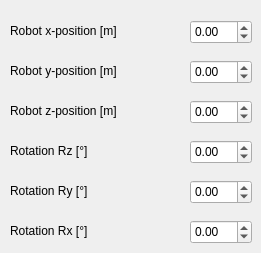
      <widget class="QWidget" name="tab_4">
       <attribute name="title">
        <string>Robot</string>
       </attribute>
       <widget class="QDoubleSpinBox" name="x_pos_robot_box">
        <property name="geometry">
         <rect>
          <x>190</x>
          <y>20</y>
          <width>62</width>
          <height>24</height>
         </rect>
        </property>
        <property name="minimum">
         <double>-10.000000000000000</double>
        </property>
        <property name="maximum">
         <double>10.000000000000000</double>
        </property>
        <property name="singleStep">
         <double>0.100000000000000</double>
        </property>
       </widget>
       <widget class="QDoubleSpinBox" name="rx_robot_box">
        <property name="geometry">
         <rect>
          <x>190</x>
          <y>220</y>
          <width>62</width>
          <height>24</height>
         </rect>
        </property>
        <property name="minimum">
         <double>-360.000000000000000</double>
        </property>
        <property name="maximum">
         <double>360.000000000000000</double>
        </property>
        <property name="singleStep">
         <double>5.000000000000000</double>
        </property>
       </widget>
       <widget class="QLabel" name="label_7">
        <property name="geometry">
         <rect>
          <x>10</x>
          <y>20</y>
          <width>151</width>
          <height>21</height>
         </rect>
        </property>
        <property name="text">
         <string>Robot x-position [m]</string>
        </property>
       </widget>
       <widget class="QLabel" name="label_8">
        <property name="geometry">
         <rect>
          <x>10</x>
          <y>60</y>
          <width>151</width>
          <height>21</height>
         </rect>
        </property>
        <property name="text">
         <string>Robot y-position [m]</string>
        </property>
       </widget>
       <widget class="QDoubleSpinBox" name="z_pos_robot_box">
        <property name="geometry">
         <rect>
          <x>190</x>
          <y>100</y>
          <width>62</width>
          <height>24</height>
         </rect>
        </property>
        <property name="minimum">
         <double>-10.000000000000000</double>
        </property>
        <property name="maximum">
         <double>10.000000000000000</double>
        </property>
        <property name="singleStep">
         <double>0.100000000000000</double>
        </property>
       </widget>
       <widget class="QLabel" name="label_9">
        <property name="geometry">
         <rect>
          <x>10</x>
          <y>140</y>
          <width>151</width>
          <height>21</height>
         </rect>
        </property>
        <property name="text">
         <string>Rotation Rz [°]</string>
        </property>
       </widget>
       <widget class="QLabel" name="label_10">
        <property name="geometry">
         <rect>
          <x>10</x>
          <y>180</y>
          <width>151</width>
          <height>21</height>
         </rect>
        </property>
        <property name="text">
         <string>Rotation Ry [°]</string>
        </property>
       </widget>
       <widget class="QLabel" name="label_11">
        <property name="geometry">
         <rect>
          <x>10</x>
          <y>100</y>
          <width>151</width>
          <height>21</height>
         </rect>
        </property>
        <property name="text">
         <string>Robot z-position [m]</string>
        </property>
       </widget>
       <widget class="QDoubleSpinBox" name="y_pos_robot_box">
        <property name="geometry">
         <rect>
          <x>190</x>
          <y>60</y>
          <width>62</width>
          <height>24</height>
         </rect>
        </property>
        <property name="minimum">
         <double>-10.000000000000000</double>
        </property>
        <property name="maximum">
         <double>10.000000000000000</double>
        </property>
        <property name="singleStep">
         <double>0.100000000000000</double>
        </property>
       </widget>
       <widget class="QDoubleSpinBox" name="rz_robot_box">
        <property name="geometry">
         <rect>
          <x>190</x>
          <y>140</y>
          <width>62</width>
          <height>24</height>
         </rect>
        </property>
        <property name="minimum">
         <double>-360.000000000000000</double>
        </property>
        <property name="maximum">
         <double>360.000000000000000</double>
        </property>
        <property name="singleStep">
         <double>5.000000000000000</double>
        </property>
       </widget>
       <widget class="QDoubleSpinBox" name="ry_robot_box">
        <property name="geometry">
         <rect>
          <x>190</x>
          <y>180</y>
          <width>62</width>
          <height>24</height>
         </rect>
        </property>
        <property name="minimum">
         <double>-360.000000000000000</double>
        </property>
        <property name="maximum">
         <double>360.000000000000000</double>
        </property>
        <property name="singleStep">
         <double>2.000000000000000</double>
        </property>
       </widget>
       <widget class="QLabel" name="label_14">
        <property name="geometry">
         <rect>
          <x>10</x>
          <y>220</y>
          <width>121</width>
          <height>21</height>
         </rect>
        </property>
        <property name="text">
         <string>Rotation Rx [°]</string>
        </property>
       </widget>
      </widget>
